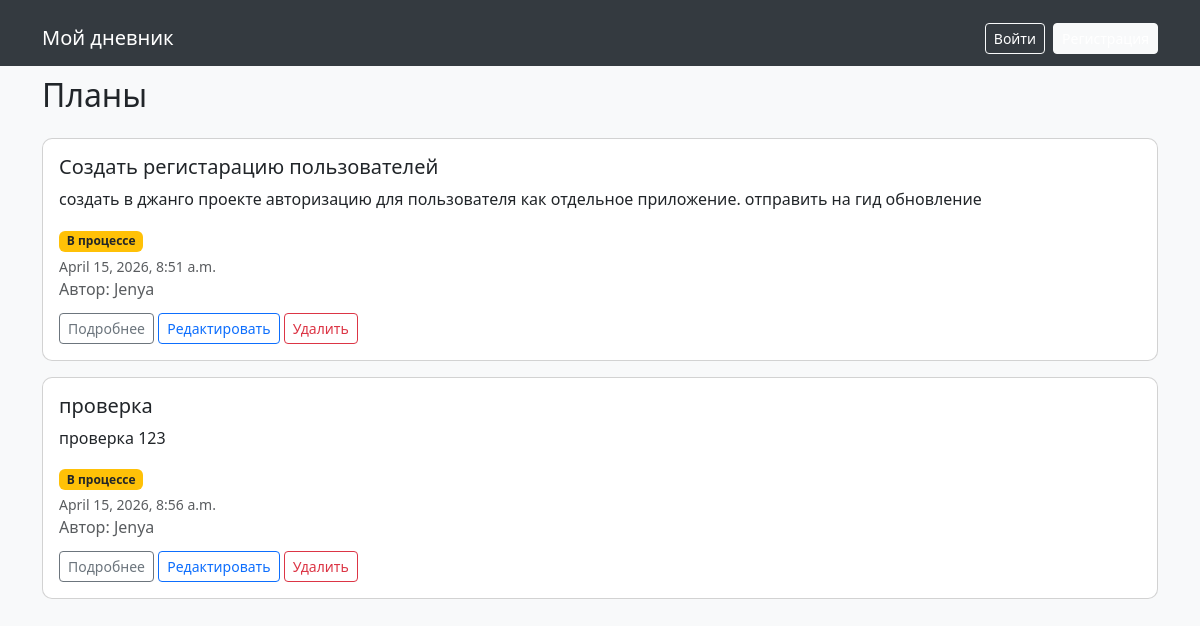
The app's page /, older data.
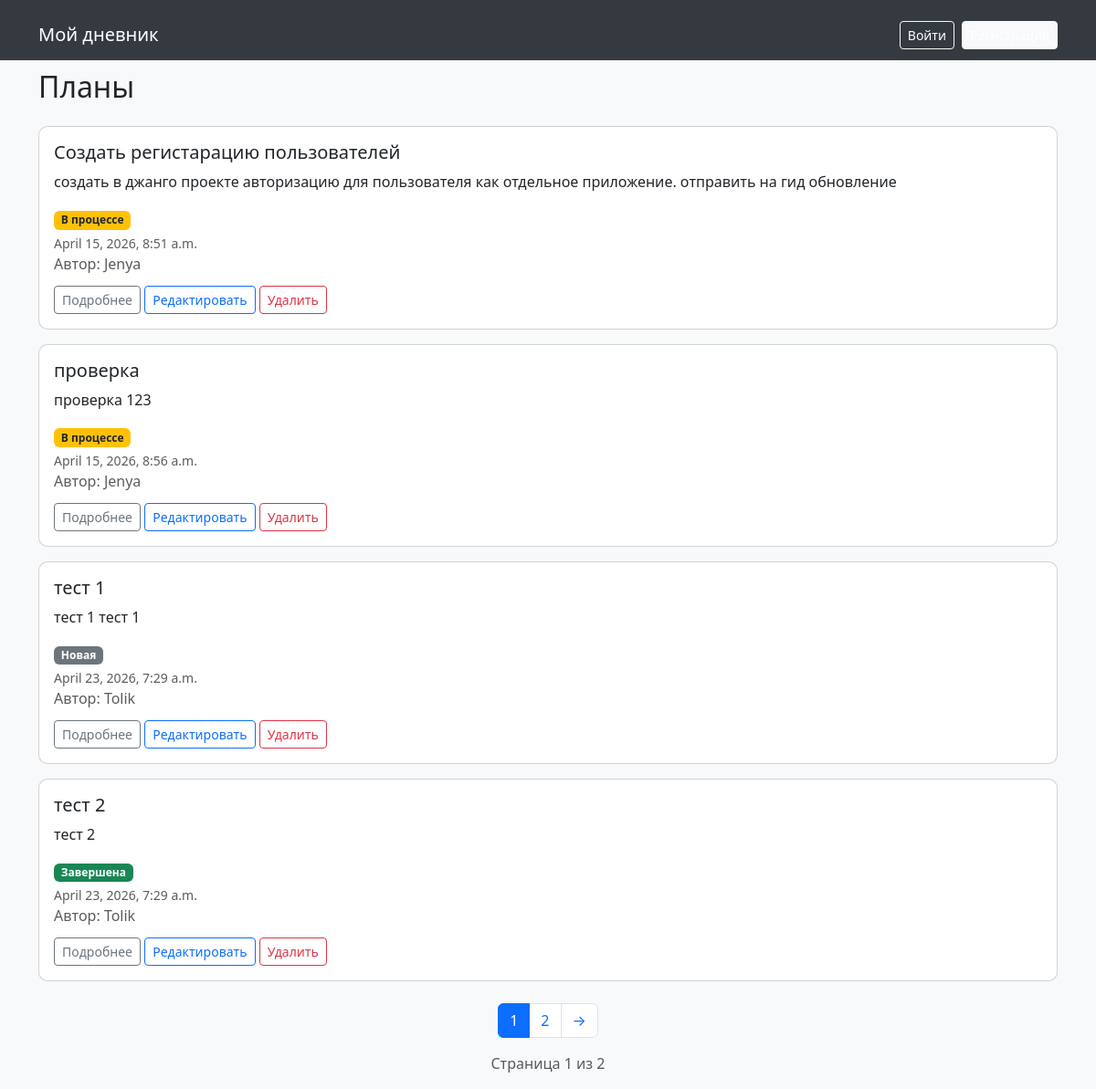
The same page, newer data.
### entries/models.py (models this page shows, shortened)
class Entry(models.Model):
    STATUS_CHOICES = [
        ("new", "Новая"),
        ("progress", "В процессе"),
        ("done", "Завершена"),
    ]
    user = models.ForeignKey(User, on_delete=models.CASCADE)
    title = models.CharField(max_length=200)
    content = models.TextField()
    date_created = models.DateTimeField(default=timezone.now)
    time_limit = models.DateTimeField(null=True, blank=True)
    status = models.CharField(
        max_length=20,
        choices=STATUS_CHOICES,
        default = "new",
    )
    is_deleted = models.BooleanField(default=False)
    class Meta:
        verbose_name_plural = 'Entries'

### entries/views.py (the view, shortened to what this page needs)
# urls.py: path("", EntryListView.as_view(), name="entry_list"),
class EntryListView(ListView):
    model = Entry
    template_name = "entries/entry_list.html"
    context_object_name = "entries"
    paginate_by = 4
    def get_queryset(self):
        return Entry.objects.filter(is_deleted=False)

### entries/templates/entries/entry_list.html (shortened to what this page needs)
{% extends 'base.html' %}
{% block content %}
<h2 class="mb-4">Планы</h2>
{% for entry in entries %}
<div class="card p-3 mb-3">
    <h5>{{ entry.title }}</h5>
    <p>{{ entry.content|truncatewords:15 }}</p>
    <p class="mb-1">
        <span class="badge
            {% if entry.status == 'new' %}
                bg-secondary
            {% elif entry.status == 'progress' %}
                bg-warning text-dark
            {% elif entry.status == 'done' %}
                bg-success
            {% endif %}
        ">
            {{ entry.get_status_display }}
        </span>
    </p>
    <small class="text-muted">{{ entry.date_created }}</small>
    <p class="text-muted mb-1">Автор: {{ entry.user.username }}</p>
    <div class="mt-2">
        <a href="{% url 'entry_detail' entry.id %}" class="btn btn-sm btn-outline-secondary">Подробнее</a>
        <a href="{% url 'entry_edit' entry.id %}" class="btn btn-sm btn-outline-primary">Редактировать</a>
        <a href="{% url 'entry_delete' entry.id %}" class="btn btn-sm btn-outline-danger">Удалить</a>
    </div>
</div>
{% empty %}
<p>Записей пока нет</p>
{% endfor %}
{% if is_paginated %}
<nav class="mt-4">
    <ul class="pagination justify-content-center">
        {% for num in page_obj.paginator.page_range %}
        <li class="page-item {% if page_obj.number == num %}active{% endif %}">
            <a class="page-link" href="?page={{ num }}">{{ num }}</a>
        </li>
        {% endfor %}
        {% if page_obj.has_next %}
        <li class="page-item">
            <a class="page-link" href="?page={{ page_obj.next_page_number }}">
                →
            </a>
        </li>
        {% endif %}
    </ul>
</nav>
<p class="text-center text-muted">
    Страница {{ page_obj.number }} из {{ page_obj.paginator.num_pages }}
</p>
{% endif %}
{% endblock %}

### entries/templates/base.html (shortened to what this page needs)
<!DOCTYPE html>
<html lang="ru">
<head>
    <link href="https://cdn.jsdelivr.net/npm/bootstrap@5.3.0/dist/css/bootstrap.min.css" rel="stylesheet">
</head>
<body>
<nav class="navbar navbar-expand-lg">
    <div class="container d-flex justify-content-between align-items-center">
        <a class="navbar-brand text-white" href="{% url 'entry_list' %}">
            Мой дневник
        </a>
        <div class="d-flex gap-2 align-items-center">
            {% if user.is_authenticated %}
                <a href="{% url 'entry_create' %}" class="btn btn-outline-light btn-sm">
                    + Новая запись
                </a>
                <a href="{% url 'deleted_entries' %}" class="btn btn-outline-light btn-sm">
                    Корзина
                </a>
                <a href="{% url 'profile' %}" class="btn btn-outline-light btn-sm">
                    Профиль
                </a>
                <form method="post" action="{% url 'logout' %}" class="m-0">
                    {% csrf_token %}
                    <button type="submit" class="btn btn-outline-light btn-sm">
                        Выйти
                    </button>
                </form>
            {% else %}
                <a href="{% url 'login' %}" class="btn btn-outline-light btn-sm">
                    Войти
                </a>
                <a href="{% url 'register' %}" class="btn btn-light btn-sm">
                </a>
            {% endif %}
        </div>
    </div>
</nav>
<div class="container">
    {% block content %}
    {% endblock %}
</div>
</body>
</html>

### entries/templates/base.html (style rules this page uses)
body { background-color: #f8f9fa; }
.navbar { background-color: #343a40; }
.navbar a { color: #ffffff !important; }
.container { margin-top: 10px; }
.card { border-radius: 10px; }

Row changes from the older to the newer data that the page shows:
added Entry: title "тест 1", content "тест 1 тест 1", status "Новая", date_created "April 23, 2026, 7:29 a.m.", user.username "Tolik"
added Entry: title "тест 2", content "тест 2", status "Завершена", date_created "April 23, 2026, 7:29 a.m.", user.username "Tolik"
Text that changed along with them:
{{ page_obj.number }}: (not shown) → "1"
{{ page_obj.paginator.num_pages }}: (not shown) → "2"
new list line: "1"
new list line: "2"
text now shown: "→ Страница из"
